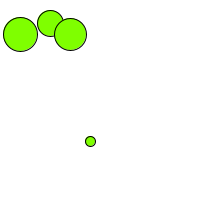
Frame 1 (no input)
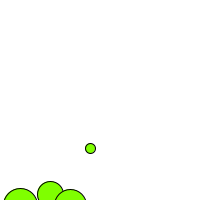
Frame 60 (the mouse pressed at the canvas centre just before this capture)
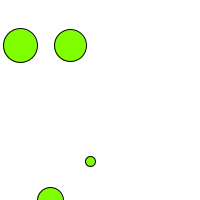
Frame 120 (the mouse held since frame 60 and released just before this capture)

The Processing sketch that drew these frames (run headless with seeded random() and noise(); from frame 60 on, the mouse is pressed at the canvas centre):

// Processing sketch: day_16_1
// ── day_16_1.pde
Ball ball1;
Ball ball2;
Ball ball3;
Ball ball4;
float gravity = 0.1;
void setup(){
  size(200,200);
  ball1= new Ball(50,23,26);
  ball2 = new Ball(20,34,34);
  ball3= new Ball(90,141,10);
  ball4= new Ball(70,34,32);
  
}
void draw(){
  background(255);
  ball1.display();
  ball1.update();
    ball2.display();
  ball2.update();
    ball3.display();
  ball3.update();
  ball4.display();
  ball4.update();
  
}
// ── Ball.pde
class Ball {
  float x;
  float y;
  float speed;
  float w; //size
  //Ball constructor
  Ball(float tempX, float tempY, float tempW){
  
  x = tempX;
  y = tempY;
  w= tempW;
  speed = 0;
  }
  void display(){
    fill(127,255,0);
    stroke(0);
    ellipse(x,y,w,w);
  }
  void update(){
    y = y + speed;
    speed = speed + gravity;
    if(y>height){
      speed = speed * -0.95;
  }
}
}
